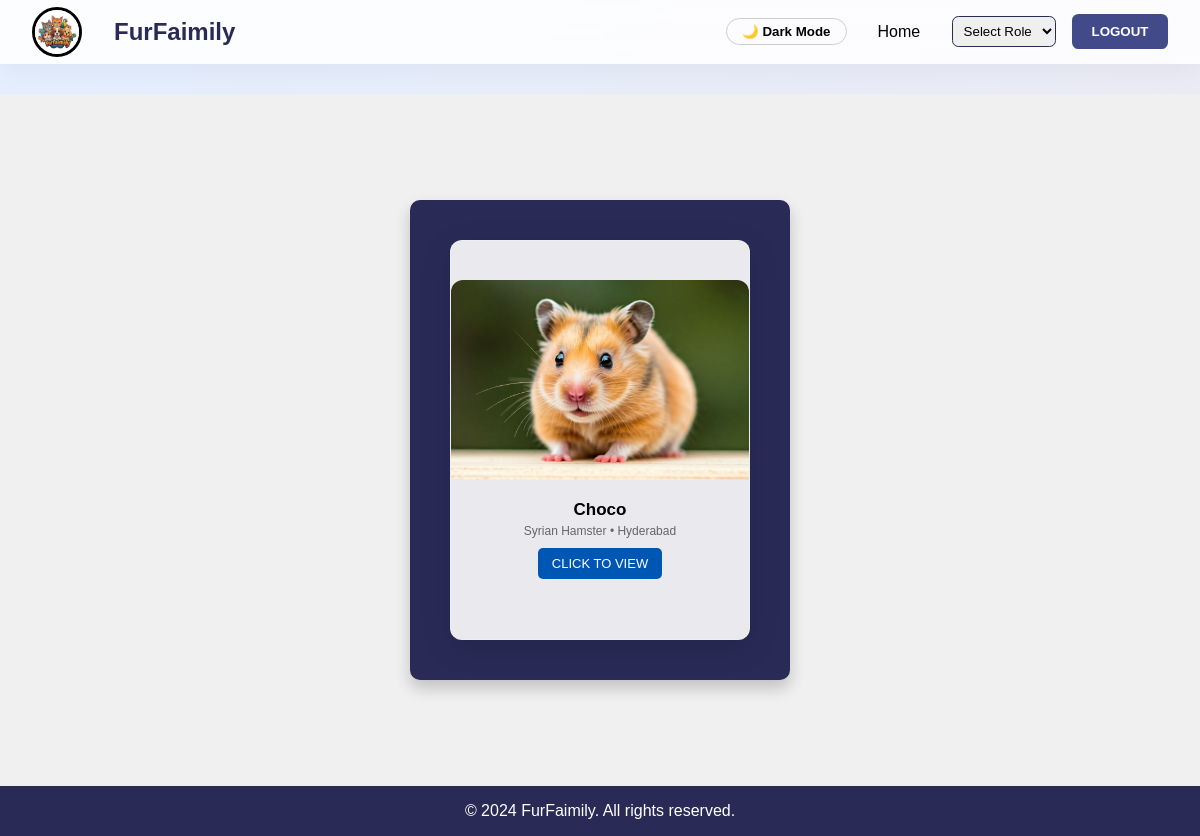
The page /Hamster.php on the database its author committed.
### tables this page shows
CREATE TABLE pets (
  id INTEGER PRIMARY KEY AUTOINCREMENT,
  name VARCHAR(100) NOT NULL,
  category VARCHAR(50) NOT NULL,
  status VARCHAR(50) DEFAULT "available",
  trait_tag VARCHAR(50) DEFAULT "family"
, breed TEXT DEFAULT "Mixed Breed", age TEXT DEFAULT "1 Year", vaccinated INTEGER DEFAULT 1, neutered INTEGER DEFAULT 1, dewormed INTEGER DEFAULT 1, city TEXT DEFAULT "Delhi NCR", image TEXT DEFAULT "Img/Img/persian.jpeg", description TEXT DEFAULT "Affectionate, playful, and looking for a loving home.");

### Hamster.php (the view, shortened to what this page needs)
<?php
require_once "db.php";
$category = "Hamster";
$stmt = $pdo->prepare("SELECT * FROM pets WHERE category=?");
$stmt->execute([$category]);
$pets = $stmt->fetchAll();
?>
<!DOCTYPE html>
<html lang="en">
<head>
    <link rel="stylesheet" href="CSS/Cat.css">
    <link rel="stylesheet" href="CSS/dark-mode.css">
    <link rel="stylesheet" href="CSS/premium.css">
</head>
<body>
    <nav class="nav-bar">
        <div class="nav-left">
            <img src="Img/Img/Gemini_Generated_Image_2vj2pb2vj2pb2vj2 (1).jpeg" alt="FurFaimily Logo" class="nav-logo">
            <h1>FurFaimily</h1>
        </div>
        <div class="nav-right">
            <div class="nav-links">
                <button id="dark-mode-toggle" class="dark-toggle">🌙 Dark Mode</button>
                <a href="index.php">Home</a>
                <select id="user-type" onchange="navigateToPage(this.value)">
                    <option value="" disabled selected>Select Role</option>
                </select>
                <button id="btn-logout" onclick="logOut()">LOGOUT</button>
            </div>
        </div>
    </nav>
    <div class="container">
        <div class="card-container">
            <?php if (count($pets) > 0): ?>
                <?php foreach ($pets as $pet): ?>
                <div class="card" onclick="flipCard(this)">
                    <div class="card-inner">
                        <div class="card-front">
                            <img src="<?php echo htmlspecialchars(!empty($pet['image']) ? $pet['image'] : 'Img/Img/Golden Hamster .jpeg'); ?>" alt="<?php echo htmlspecialchars($pet["name"]); ?>" class="card-img" style="object-fit:cover;">
                            <div class="card-content">
                                <h3 style="font-size:17px; margin-bottom:4px;"><?php echo htmlspecialchars($pet["name"]); ?></h3>
                                <p style="font-size:12px; color:#666; margin-bottom:10px;"><?php echo htmlspecialchars($pet["breed"] ?? 'Hamster'); ?> &bull; <?php echo htmlspecialchars($pet["city"] ?? 'Delhi'); ?></p>
                                <button class="card-button" style="padding:8px 14px; font-size:13px;">CLICK TO VIEW</button>
                            </div>
                        </div>
                        <div class="card-back" style="padding:15px;">
                            <h3 style="font-size:18px; margin-bottom:4px;"><?php echo htmlspecialchars($pet["name"]); ?></h3>
                            <p style="font-size:12px; opacity:0.9;"><?php echo htmlspecialchars($pet["breed"] ?? 'Hamster'); ?> (<?php echo htmlspecialchars($pet["age"] ?? '6M'); ?>)</p>
                            <span style="background:rgba(255,255,255,0.2); padding:2px 8px; border-radius:10px; font-size:11px; margin: 4px 0;">✓ Vet Checked & Healthy</span>
                            <p style="font-size:12px; margin:6px 0;"><?php echo htmlspecialchars($pet["trait_tag"] ?? "Gentle & Quiet"); ?></p>
                            <a href="adopt.php?id=<?php echo $pet["id"]; ?>" onclick="event.stopPropagation();" style="display:inline-block; margin-top:8px; padding:6px 14px; background:#ff6b6b; color:#fff; border-radius:6px; text-decoration:none; font-weight:bold; font-size:12px;">Adopt Me</a>
                        </div>
                    </div>
                </div>
                <?php endforeach; ?>
            <?php else: ?>
                <p style="text-align:center; width:100%; font-size:18px;">No pets available right now.</p>
            <?php endif; ?>
        </div>
    </div>
    <footer class="footer">
        <p>&copy; 2024 FurFaimily. All rights reserved.</p>
    </footer>
</body>
</html>

### CSS/Cat.css (style rules this page uses)
:root { --color-primary: #292a56; --color-secondary: #424a8a; --color-primary-light: #424a8a48; --color-black: #000000; --color-white: #ffffff; }
* { margin: 0; padding: 0; box-sizing: border-box; font-family: sans-serif; }
.nav-bar { width: 100vw; height: 4rem; border-bottom: 1px solid var(--color-black); background-color: var(--color-white); display: flex; align-items: center; justify-content: space-between; position: fixed; top: 0; left: 0; z-index: 1; }
.nav-logo { height: 50px; width: 50px; border-radius: 50%; border: 3px solid; object-fit: cover; }
.nav-left, .nav-right { display: flex; align-items: center; }
.nav-left { margin-left: 2rem; }
.nav-left h1 { color: var(--color-primary); margin-left: 2rem; }
.nav-right { margin-right: 2rem; }
.nav-links { display: flex; align-items: center; margin-left: 1rem; }
.nav-links a { text-decoration: none; color: var(--color-black); margin: 0 1rem; cursor: pointer; }
#user-type { padding: 0.4rem; margin: 0 1rem; border: 1px solid var(--color-primary); border-radius: 0.4rem; cursor: pointer; }
#btn-logout { width: 6rem; height: 2.2rem; border: 2px solid #424a8a; border-radius: 0.4rem; background-color: #424a8a; color: var(--color-white); font-weight: bold; cursor: pointer; }
.card-container { display: flex; justify-content: space-around; flex-wrap: wrap; padding: 20px; background-color: var(--color-primary); border-radius: 10px; box-shadow: 0 8px 16px rgba(0, 0, 0, 0.2); max-width: 1200px; margin: auto; }
.card { width: 300px; height: 400px; perspective: 1000px; margin: 20px; }
.card-inner { width: 100%; height: 100%; position: relative; transform-style: preserve-3d; transition: transform 0.6s; }
.card-front, .card-back { position: absolute; width: 100%; height: 100%; backface-visibility: hidden; border-radius: 12px; box-shadow: 0 4px 12px rgba(0, 0, 0, 0.15); display: flex; flex-direction: column; justify-content: center; align-items: center; text-align: center; }
.card-front { background-color: var(--color-white); }
.card-back { background-color: var(--color-secondary); color: var(--color-white); transform: rotateY(180deg); }
.card-img { width: 100%; height: 200px; object-fit: contain; border-top-left-radius: 12px; border-top-right-radius: 12px; }
.card-content { padding: 20px; }
.card-button { background-color: #0056b3; color: #ffffff; border: none; border-radius: 5px; padding: 12px 20px; cursor: pointer; transition: background-color 0.3s ease, transform 0.2s ease; font-size: 1rem; }
.container { display: flex; align-items: center; justify-content: center; padding: 6.6rem; background-color: #f0f0f0; margin-top: 1.9rem; }
.footer { background-color: var(--color-primary); color: var(--color-white); text-align: center; padding: 1rem; position: relative; bottom: 0; width: 100%; margin-top: auto; }

### CSS/dark-mode.css (style rules this page uses)
:root { --bg-primary: #ffffff; --text-primary: #333333; --bg-secondary: #f4f4f4; }
.dark-toggle { background: transparent; border: 1px solid #ccc; border-radius: 20px; padding: 5px 15px; cursor: pointer; font-weight: bold; margin-right: 15px; color: inherit; }

### CSS/premium.css (style rules this page uses)
:root { --primary: #ff6b6b; --primary-hover: #ff5252; --nav-bg: rgba(255, 255, 255, 0.85); --card-bg: rgba(255, 255, 255, 0.9); }
body { background: linear-gradient(-45deg, #f3e7e9, #e3eeff, #f3e7e9, #e3eeff); background-size: 400% 400%; animation: gradientBG 15s ease infinite; font-family: 'Inter', sans-serif; }
.nav-bar { background: var(--nav-bg) !important; backdrop-filter: blur(10px); -webkit-backdrop-filter: blur(10px); border-bottom: 1px solid rgba(255,255,255,0.1); box-shadow: 0 4px 30px rgba(0, 0, 0, 0.05); position: sticky; top: 0; z-index: 100; }
button, .btn, .btn-adopt { transition: all 0.3s cubic-bezier(0.4, 0, 0.2, 1) !important; transform: translateY(0); }
.card-front, .card-back, .quiz-container, .result-container, .success-box, .admin-box { background: var(--card-bg) !important; backdrop-filter: blur(10px); border: 1px solid rgba(255, 255, 255, 0.2); box-shadow: 0 8px 32px rgba(0, 0, 0, 0.1); }
.card { transition: transform 0.4s ease; }

### rows shown on the page
pets: image (picture), name "Choco", breed "Syrian Hamster", city "Hyderabad"
